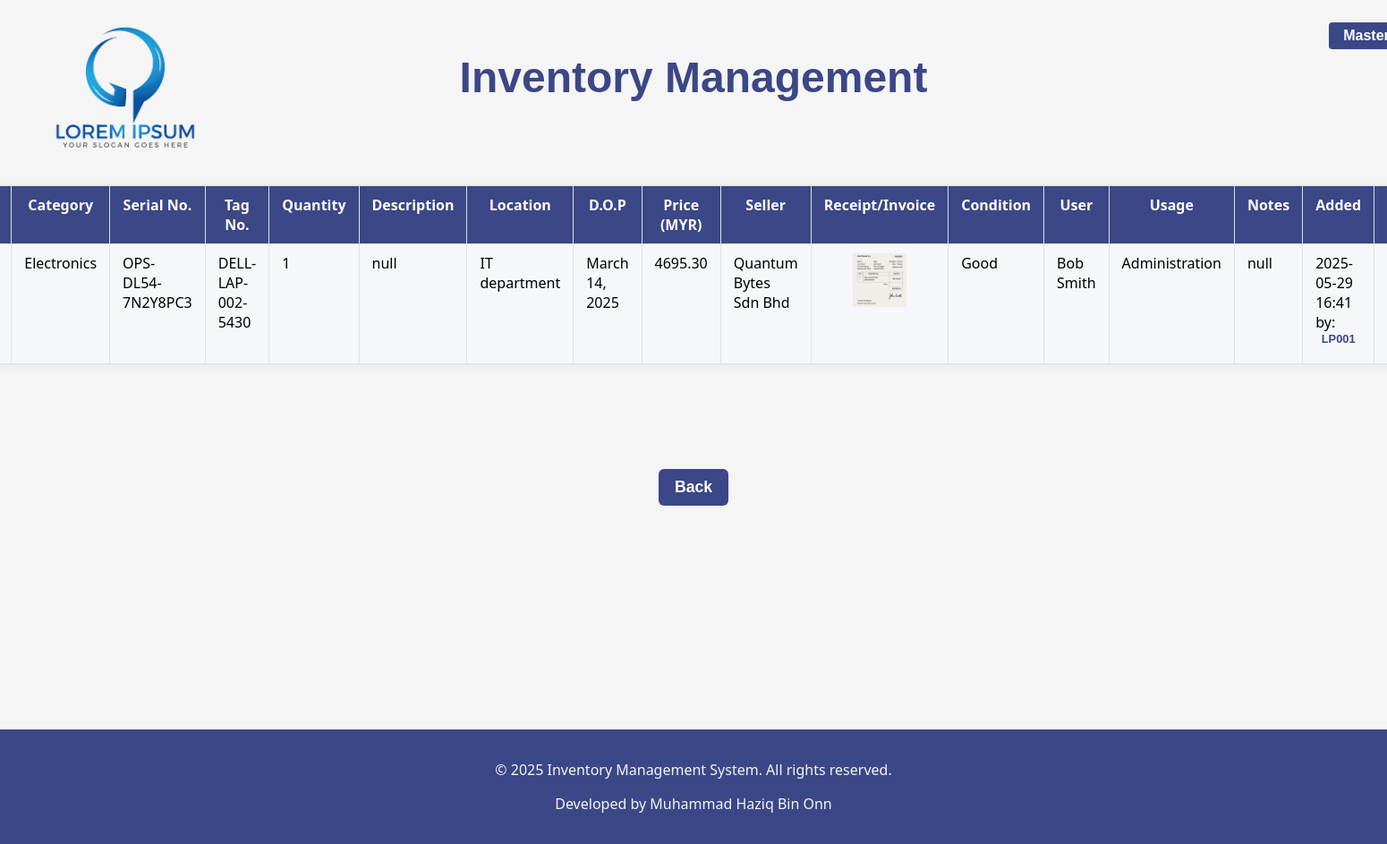
Screenshot of /inventory/inventory/5 (signed in) with the database file from the repository.
### Inventory/models.py (models this page shows, shortened)
class Inventory(models.Model):
    name = models.CharField(verbose_name='Item name', max_length=255, default="null")
    category = models.CharField(max_length=255, choices=CATEGORY_CHOICES, default='other')
    ser_number = models.CharField(verbose_name='Serial numbers', default="null", max_length=255)
    tag_number = models.CharField(verbose_name='Tag numbers', default="null", max_length=255)
    quantity = models.IntegerField(verbose_name='Quantity', default=1)
    description = models.TextField(verbose_name="Description", max_length=800, default="null")
    location = models.CharField(verbose_name='Item present location', max_length=255, choices=LOCATION_CHOICES, default='other')
    d_o_p = models.DateField(verbose_name='Date Of Purchase (YYYY-MM-DD)', null=True, blank=True)
    purchase = models.DecimalField(verbose_name='Purchased price', null=True, blank=True, max_digits=10, decimal_places=2)
    vendor = models.CharField(verbose_name='Seller', default="null", max_length=255)
    receipt = models.ImageField(verbose_name='Receipt', upload_to='receipts/', null=True, blank=True)
    condition = models.CharField(verbose_name='Asset condition', max_length=50, choices=CONDITION_CHOICES, default='good')
    assigned_to = models.CharField(verbose_name='Assigned to who?', max_length=255, choices=ASSIGNED_TO_CHOICES, default='other')
    intended_usage = models.CharField(verbose_name='Purpose of assigned item', choices=INTENDED_USAGE_CHOICES, default="null", max_length=255)
    additional_notes = models.TextField(verbose_name='Additional notes', default="null", max_length=800)
    created_at = models.DateTimeField(auto_now_add=True, null=True, blank=True,)
    updated_at = models.DateTimeField(auto_now=True, null=True, blank=True,)
    updated_by = models.ForeignKey(
        get_user_model(),
        null=True,
        blank=True,
        on_delete=models.SET_NULL,
        related_name='updated_inventories'
    )
    created_by = models.ForeignKey(
        get_user_model(),
        null=True,
        blank=True,
        on_delete=models.SET_NULL,
        related_name='created_inventories'
    )

### user_admin/models.py (models this page shows, shortened)
class UserProfile(models.Model):
    user = models.OneToOneField(User, on_delete=models.CASCADE)
    first_name = models.CharField(max_length=100, blank=True, null=True)
    second_name = models.CharField(max_length=100, blank=True, null=True)
    employee_id = models.CharField(max_length=50, unique=True)
    contact_no = models.CharField(max_length=20, blank=True, null=True)
    employee_email = models.EmailField(max_length=50)
    position = models.CharField(max_length=100)
    department = models.CharField(max_length=100, choices=DEPARTMENT_CHOICES)
    class Meta:
        indexes = [
            models.Index(fields=['employee_id']),
        ]

### Inventory/views.py (the view)
# urls.py: path('inventory/<int:pk>', views.inventory_detail, name='inventory-detail'),
@login_required
def inventory_detail(request, pk):
    inventory_details = get_object_or_404(Inventory, pk=pk)
    return render(request, 'inventory/inventory_detail.html', {'inventory_details' : inventory_details})

### Inventory/Templates/inventory/inventory_detail.html (shortened to what this page needs)
{% extends "inventory/base.html" %}
{% block content %}
    <div class="table-container">
        <table border="1" class="detail-table">
            <tr>
                <th><span>Name</span></th>
                <th><span>Category</span></th>
                <th><span>Serial No.</span></th>
                <th><span>Tag No.</span></th>
                <th><span>Quantity</span></th>
                <th><span>Description</span></th>
                <th><span>Location</span></th>
                <th><span>D.O.P</span></th>
                <th><span>Price (MYR)</span></th>
                <th><span>Seller</span></th>
                <th><span>Receipt/Invoice</span></th>
                <th><span>Condition</span></th>
                <th><span>User</span></th>
                <th><span>Usage</span></th>
                <th><span>Notes</span></th>
                <th><span>Added</span></th>
                <th><span>Last Update</span></th>
            </tr>
            <tr>
                <td>{{ inventory_details.name }}</td>
                <td>{{ inventory_details.get_category_display }}</td>
                <td>{{ inventory_details.ser_number }}</td>
                <td>{{ inventory_details.tag_number }}</td>
                <td>{{ inventory_details.quantity }}</td>
                <td>{{ inventory_details.description }}</td>
                <td>{{ inventory_details.get_location_display }}</td>
                <td>{{ inventory_details.d_o_p }}</td>
                <td>{{ inventory_details.purchase }}</td>
                <td>{{ inventory_details.vendor }}</td>
                <td>
                    {% if inventory_details.receipt and inventory_details.receipt.url and inventory_details.receipt.name != "null" %}
                        <a href="{{ inventory_details.receipt.url }}" target="_blank">
                            <img src="{{ inventory_details.receipt.url }}" alt="Receipt" style="max-width:60px; max-height:60px;">
                        </a>
                    {% endif %}
                </td>
                <td>{{ inventory_details.get_condition_display }}</td>
                <td>{{ inventory_details.get_assigned_to_display }}</td>
                <td>{{ inventory_details.get_intended_usage_display }}</td>
                <td>{{ inventory_details.additional_notes }}</td>
                <td>
                    {% if inventory_details.created_by %}
                    {{ inventory_details.created_at|date:"Y-m-d H:i" }} by: <a href="{% url 'employee_profile' employee_id=inventory_details.created_by.userprofile.employee_id %}">{{ inventory_details.created_by.userprofile.employee_id }}</a>
                    {% endif %}
                </td>
                <td>
                </td>
            </tr>
        </table>
    </div>
    <div class="add-home">
        <a href="{% url 'home' %}">Back</a>
    </div>
{% endblock %}

### Inventory/Templates/inventory/base.html (shortened to what this page needs)
<!DOCTYPE html>
{% load static %}
<html lang="en">
<head>
    <link rel="stylesheet" href="{% static 'inventory/styles.css' %}">
</head>
<body>
    <header>
        <div class="header-flex">
            <img src="{% static 'inventory/img/logo.png' %}" alt="Logo">
            <h1>Inventory Management</h1>
            <nav class="nav-bar">
                {% if request.resolver_match.url_name != 'login' and request.resolver_match.url_name != 'register' and request.resolver_match.url_name != 'logout' %}
                    {% if user.is_authenticated %}
                        {% if request.resolver_match.url_name != 'profile' and request.resolver_match.url_name != 'employee_profile' %}
                            <a href="{% url 'profile' %}">
                                {% if user_profile %}
                                    {{ user_profile.fullname }}
                                {% else %}
                                    {{ user.get_username }}
                                {% endif %}
                            </a>
                        {% endif %}
                    {% else %}
                        <a href="{% url 'login' %}">Login</a>
                    {% endif %}
                {% endif %}
            </nav>
        </div>
    </header>
    <div class="main-content">
        {% block content %}{% endblock %}
    </div>
    <div class="page-wrapper">
        <footer>
            {% include "inventory/footer.html" %}
        </footer>
    </div>
</body>
</html>

### Inventory/Static/inventory/styles.css (style rules this page uses)
html body { background-color: whitesmoke; height: 100%; padding: 0; margin: 0; }
.page-wrapper { min-height: 5vh; display: flex; flex-direction: column; }
.page-wrapper > footer { margin-top: auto; }
.main-content { max-width: 1000px; margin: 0 auto; padding: 10px; }
.header-flex { display: flex; align-items: center; justify-content: center; position: relative; min-height: 80px; }
.header-flex img { position: absolute; left: 50px; top: 120%; transform: translateY(-50%); height: 180px; }
.header-flex h1 { position: absolute; margin-top: 6%; margin-bottom: 0; text-align: center; width: 100%; font-size: 3rem; }
header h1 { margin: 0; color: rgb(59, 71, 134); padding: 10px 0; font-family: Verdana, Geneva, Tahoma, sans-serif; font-size:larger; font-weight: bold; text-align: center; }
.nav-bar { display: flex; align-items: center; gap: 10px; margin-left: 1650px; font-family: Verdana, Geneva, Tahoma, sans-serif; }
.nav-bar a { background: #3b4786; color: #fff; text-decoration: none; font-weight: 600; padding: 6px 16px; border-radius: 4px; transition: background 0.2s, color 0.2s; }
.table-container { display: flex; justify-content: center; align-items: center; margin: 32px 0; width: 100%; font-family: system-ui, -apple-system, BlinkMacSystemFont, 'Segoe UI', Roboto, Oxygen, Ubuntu, Cantarell, 'Open Sans', 'Helvetica Neue', sans-serif; }
.table-container table { width: 100%; max-width: 1200px; border-collapse: collapse; table-layout: auto; background: #fff; }
.table-container td { white-space: normal; padding: 8px 12px; text-align: left; font-size: 1rem; border: 1px solid #e0e0e0; vertical-align: top; }
.table-container th { background: #3b4786; color: #fff; font-weight: 600; text-align: center; padding: 8px 12px; }
.table-container tr:nth-child(even) { background: #f5f7fa; }
.table-container a { display: flex; justify-content: center; align-items: center; color: #3b4786; text-decoration: none; margin-bottom: 10px; font-size: 0.8rem; border-radius: 5px; transition: background 0.2s, color 0.2s; font-family: Verdana, Geneva, Tahoma, sans-serif; font-weight: 800; }
.add-home { display: flex; justify-content: center; font-family: Verdana, Geneva, Tahoma, sans-serif; }
.add-home a { display: inline-flex; justify-content: center; align-items: center; color: white; text-decoration: none; font-weight: 600; font-size: 1.1rem; padding: 10px 18px; border-radius: 6px; background: #3b4786; transition: background 0.2s, color 0.2s; }
.detail-table { width: 100%; max-width: 1200px; margin: 85px auto; border-collapse: collapse; background: #fff; box-shadow: 0 2px 12px rgba(60, 72, 100, 0.08); font-size: 1rem; }
.detail-table th, .detail-table td { padding: 10px 14px; border: 1px solid #e0e0e0; text-align: left; vertical-align: top; }
.detail-table th { background: #3b4786; color: #fff; font-weight: 600; text-align: center; }
.detail-table tr:nth-child(even) { background: #f5f7fa; }

### rows the page displays
Inventory: category "Electronics", ser_number "OPS-DL54-7N2Y8PC3", tag_number "DELL-LAP-002-5430", quantity "1", description "null", location "IT department", d_o_p "March 14, 2025", purchase "4695.30", vendor "Quantum Bytes Sdn Bhd", receipt (placeholder picture), condition "Good", assigned_to "Bob Smith", intended_usage "Administration", additional_notes "null", created_at "2025-05-29 16:41", created_by.userprofile.employee_id "LP001"
